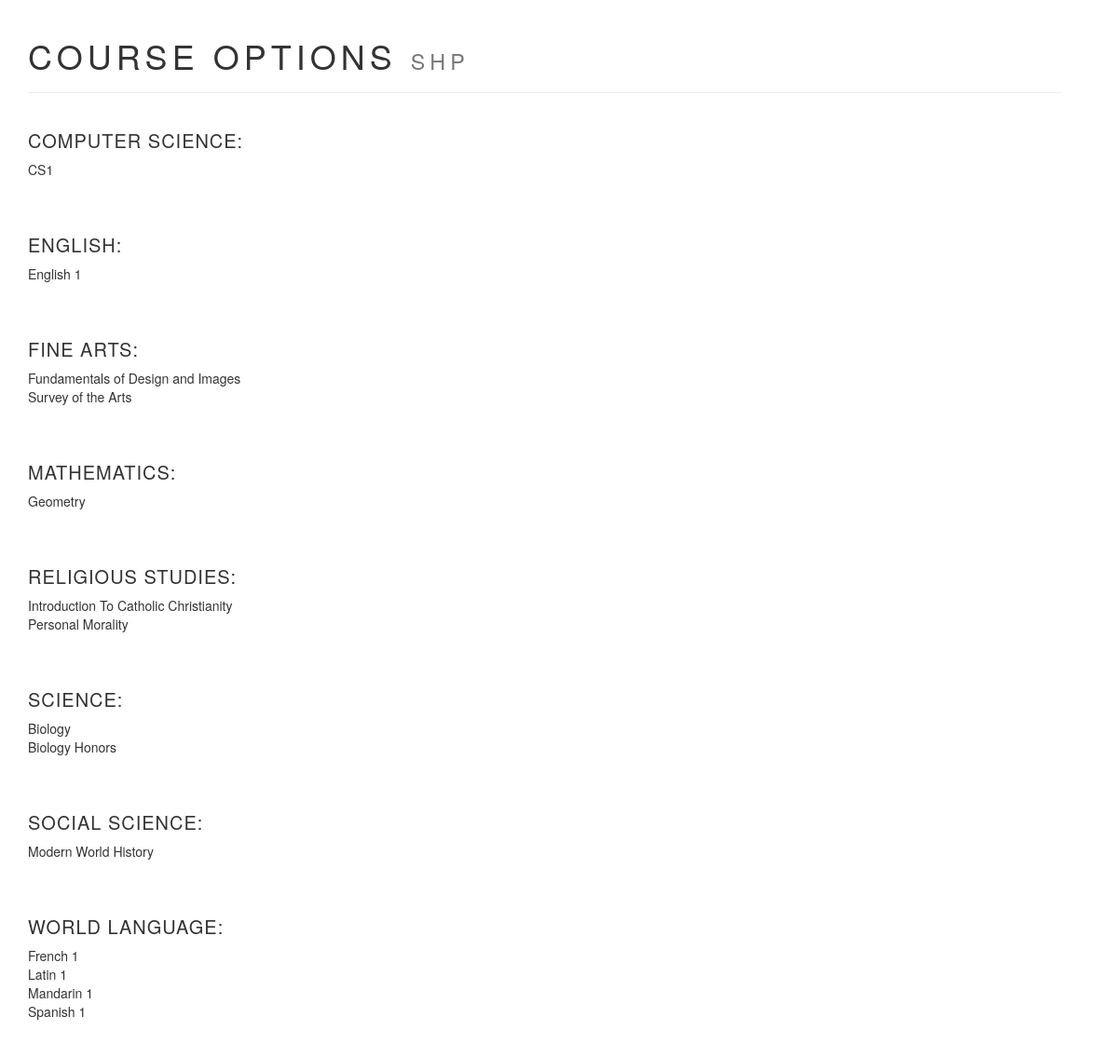
Screenshot of /courseOptions.php with the database file from the repository.
### tables this page shows
CREATE TABLE `department` (
  `department_name` varchar(128) NOT NULL,
  `min_semesters` int(11) NOT NULL,
  `allows_for_repeated_course_enrollment` tinyint(1) NOT NULL DEFAULT '0'
);

CREATE TABLE `course` (
  `course_name` varchar(128) NOT NULL,
  `department` varchar(128) NOT NULL,
  `sub_department` varchar(128) DEFAULT NULL,
  `course_description` mediumtext,
  `course_prerequisite` mediumtext,
  `course_subtitle` varchar(128) DEFAULT NULL,
  `rigor` int(11) NOT NULL,
  `course_index` int(11) NOT NULL DEFAULT '-1',
  `alternate_course_index` int(11) DEFAULT NULL,
  `index_increase_upon_course_completion` int(11) NOT NULL DEFAULT '1',
  `mathematics_required_index` int(11) DEFAULT NULL,
  `is_standard` tinyint(1) NOT NULL,
  `is_required` tinyint(1) DEFAULT '0',
  `num_semesters` int(11) NOT NULL DEFAULT '2',
  `is_z_period` tinyint(1) NOT NULL DEFAULT '0',
  `is_goa` tinyint(1) NOT NULL
);

### courseOptions.php (the view, shortened to what this page needs)
<?php include 'sources/php/head.php';?>
<body>
	<section id="hero">
		<div class="container">
			<div class="row col-xs-12">
				<div class="page-header">
					<h1>Course Options <small>SHP</small></h1>
				</div>
			</div>
		</div>
	</section>
	<section id="content">
		<div class="container">
			<div class="row col-xs-12">
				<?php
					include 'sources/php/model.php';
					$conn = new mysqli($servername, $username, $password, $dbname);
					$departmentQuery = "SELECT department_name FROM department ORDER BY department_name";
					$departmentResult = $conn->query($departmentQuery);
					while($departmentRow = $departmentResult->fetch_assoc()) {
						$departmentName = $departmentRow['department_name'];
						$subDepartmentName = null;
						$newCourseIndex = 0;
						$oldCourseIndex = -1;
						echo "<h3>$departmentName:</h3>";
						if(is_null($subDepartmentName)) {
							$avaliableCoursesQuery = "SELECT * FROM course WHERE department='$departmentName' AND (course_index=$newCourseIndex OR (alternate_course_index=$newCourseIndex AND course_index >= $oldCourseIndex)  OR (alternate_course_index = -2 AND $newCourseIndex > course_index))";
						}
						$avaliableCoursesResult = $conn->query($avaliableCoursesQuery);
						while($course = $avaliableCoursesResult->fetch_assoc()) {
							echo($course['course_name']."<br>");
						}
						echo("<br><br>");
					}
				?>
			</div>
		</div>
	</section>
	</body>
	</html>

### sources/php/head.php (shortened to what this page needs)
<!DOCTYPE html>
<html lang="en">
<head>
	<link href="sources/css/normalize.css" rel="stylesheet" media="screen">
	<link href="sources/bootstrap/css/bootstrap.min.css" rel="stylesheet" media="screen">
	<link href="sources/css/font-awesome.min.css" rel="stylesheet" media="screen">
	<link href="sources/css/animate.css" rel="stylesheet" media="screen">
	<link href="sources/css/the.css" rel="stylesheet" media="screen">
</head>

### sources/css/the.css (style rules this page uses)
*:focus, *:after { outline: 0 !important; }
h1, h2, h3, h4, h5, h6 { font-family: "HelveticaNeue-Light", "Helvetica Neue Light", "Helvetica Neue", Helvetica, Arial, "Lucida Grande", sans-serif; font-weight: 300; text-transform: uppercase; letter-spacing: 5px; }
h3 { font-size: 20px; letter-spacing: 1px; }

### rows the page displays
department: department_name "COMPUTER SCIENCE"
course: course_name "CS1"
department: department_name "ENGLISH"
course: course_name "English 1"
department: department_name "FINE ARTS"
course: course_name "Fundamentals of Design and Images"
course: course_name "Survey of the Arts"
department: department_name "MATHEMATICS"
course: course_name "Geometry"
department: department_name "RELIGIOUS STUDIES"
course: course_name "Introduction To Catholic Christianity"
course: course_name "Personal Morality"
department: department_name "SCIENCE"
course: course_name "Biology"
course: course_name "Biology Honors"
department: department_name "SOCIAL SCIENCE"
course: course_name "Modern World History"
department: department_name "WORLD LANGUAGE"
course: course_name "French 1"
course: course_name "Latin 1"
course: course_name "Mandarin 1"
course: course_name "Spanish 1"
